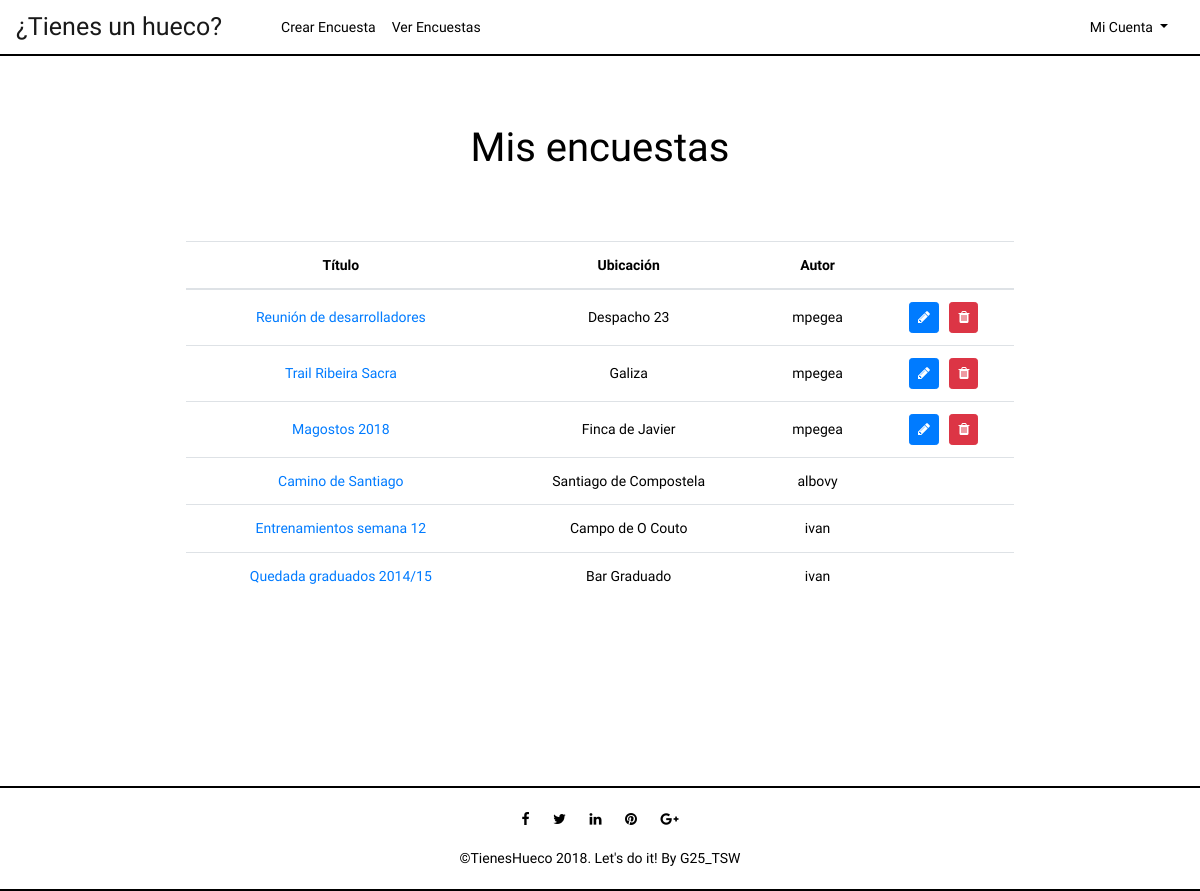
The app's page /index.php?controller=polls&action=index (signed in) with its own data.
### tables this page shows
CREATE TABLE IF NOT EXISTS POLL(
  id int AUTO_INCREMENT NOT NULL ,
  title varchar(225) NOT NULL,
  ubication varchar(225),
  author varchar(25) NOT NULL,
  link varchar(125) UNIQUE NOT NULL,
  PRIMARY KEY(id),
  FOREIGN KEY (author) REFERENCES USER (username) ON UPDATE CASCADE ON DELETE CASCADE
);

### core/ViewManager.php (called while the page is built, shortened)
<?php
class ViewManager {
	private $variables = array();
	public function setVariable($varname, $value, $flash=false) {
		$this->variables[$varname] = $value;
	}
	public function getVariable($varname, $default=NULL) {
		if (!isset($this->variables[$varname])) {
			return $default;
		}
		return $this->variables[$varname];
	}
	public function render($controller, $viewname) {
		include(__DIR__."/../view/$controller/$viewname.php");
	}
	private static $viewmanager_singleton = NULL;
	public static function getInstance() {
		if (self::$viewmanager_singleton == null) {
			self::$viewmanager_singleton = new ViewManager();
		}
		return self::$viewmanager_singleton;
	}
}

### controller/PollsController.php (called while the page is built, shortened)
<?php
require_once(__DIR__."/../model/Poll.php");
require_once(__DIR__."/../model/PollMapper.php");
require_once(__DIR__."/../model/User.php");
require_once(__DIR__."/../core/ViewManager.php");
class PollsController extends BaseController {
	private $pollMapper;
	public function __construct() {
		$this->pollMapper = new PollMapper();
	}
	public function index() {
		$polls = $this->pollMapper->findAll($_SESSION["currentuser"]);
		$this->view->setVariable("polls", $polls);
		$this->view->render("polls", "index");
	}
}

### index.php (called while the page is built, shortened)
<?php
function run() {
	try {
		$controller = loadController($_GET["controller"]);
		$actionName = $_GET["action"];
		$controller->$actionName();
	} catch(Exception $ex) {
		die("An exception occured!!!!!".$ex->getMessage());
	}
}
function loadController($controllerName) {
	return new $controllerClassName();
}
run();
?>

### core/I18n.php (called while the page is built, shortened)
<?php
class I18n {
	private $messages;
	public function setLanguage($language) {
		$this->messages = $i18n_messages;
	}
	public function i18n($key) {
		if (isset($this->messages[$key])){
			return $this->messages[$key];
		}else{
			return $key;
		}
	}
	private static $i18n_singleton = null;
	public static function getInstance() {
		if (self::$i18n_singleton == NULL) {
			self::$i18n_singleton = new I18n();
		}
		return self::$i18n_singleton;
	}
}
function i18n($key) {
	return I18n::getInstance()->i18n($key);
}

### model/Poll.php (called while the page is built, shortened)
<?php
class Poll {
	private $id;
	private $title;
	private $ubication;
	private $author;
	public function __construct($id=NULL, $title=NULL, $ubication=NULL, User $author=NULL, $link=NULL) {
		$this->id = $id;
		$this->title = $title;
		$this->ubication = $ubication;
		$this->author = $author;
	}
	public function getId() {
		return $this->id;
	}
	public function getTitle() {
		return $this->title;
	}
	public function getUbication() {
		return $this->ubication;
	}
	public function getAuthor() {
		return $this->author;
	}
}

### model/PollMapper.php (called while the page is built, shortened)
<?php
require_once(__DIR__."/../core/PDOConnection.php");
require_once(__DIR__."/../model/User.php");
require_once(__DIR__."/../model/Poll.php");
class PollMapper {
	private $db;
	public function __construct() {
		$this->db = PDOConnection::getInstance();
	}
	public function findAll($user) {
		$stmt = $this->db->query("SELECT DISTINCT poll.id, poll.title, poll.ubication, poll.author FROM poll, gap, user_selects_gap WHERE '$user' = poll.author OR user_selects_gap.username = '$user'");
		$polls_db = $stmt->fetchAll(PDO::FETCH_ASSOC);
		$polls = array();
		foreach ($polls_db as $poll) {
			$author = new User($poll["author"]);
			array_push($polls, new Poll($poll["id"], $poll["title"],  $poll["ubication"], $author));
		}
		return $polls;
	}
	 }

### core/PDOConnection.php (called while the page is built)
<?php
class PDOConnection {
	private static $dbhost = "127.0.0.1";
	private static $dbname = "tsw";
	private static $dbuser = "root";
	private static $dbpass = "";
	private static $db_singleton = null;
	public static function getInstance() {
		if (self::$db_singleton == null) {
			self::$db_singleton = new PDO(
			"mysql:host=".self::$dbhost.";dbname=".self::$dbname.";charset=utf8",
			self::$dbuser,
			self::$dbpass,
			array(
				PDO::ATTR_EMULATE_PREPARES => false,
				PDO::ATTR_ERRMODE => PDO::ERRMODE_EXCEPTION
			)
		);
	}
	return self::$db_singleton;
}
}
?>

### model/User.php (called while the page is built, shortened)
<?php
class User {
	private $username;
	public function __construct($username=NULL, $passwd=NULL) {
		$this->username = $username;
	}
	public function getUsername() {
		return $this->username;
	}
}

### view/polls/index.php (the view, shortened to what this page needs)
<?php
require_once(__DIR__."/../../core/ViewManager.php");
$view = ViewManager::getInstance();
$view->setVariable("title", i18n("My polls"));
$polls = $view->getVariable("polls");
$currentuser = $view->getVariable("currentusername");
?>
<div class="container">
    <div class="row center-row">
      <div class="col-lg-12 center-block">
			 <div id="subtitle">
         <h1><?= i18n("My polls")?></h1>
         </div>
           <div class="col-lg-12 center-block2">
            <table id="dataTable" class="table text-center">
               <thead>
                  <tr>
                     <th scope="col"><?= i18n("title")?></th>
                     <th scope="col"><?= i18n("ubication")?></th>
                     <th scope="col"><?= i18n("author")?></th>
                     <th scope="col"> </th>
							     </tr>
                   </thead>
                   <tbody>
                     <?php foreach ($polls as $poll): ?>
                       <tr>
                          <td>
                          <a href="index.php?controller=polls&action=view&poll= <?= $poll->getId() ?>"><?= htmlentities($poll->getTitle()) ?></a>
                          </td>
                          <td>
                            <?= htmlentities($poll->getUbication()) ?>
                          </td>
                          <td>
                            <?= htmlentities($poll->getAuthor()->getUsername()) ?>
                          </td>
                          <td>
                            <?php
                              if (isset($currentuser) && $currentuser == $poll->getAuthor()->getUsername()): ?>
                              <a href="index.php?controller=polls&action=edit&poll=<?= htmlentities($poll->getId())?>">
                                <span title="Edit" class="btn btn-primary btn-sm  fa fa-pencil"></a>&nbsp;&nbsp;
                                <i title="Delete" class="btn btn-danger btn-sm fa fa-trash" data-toggle="modal" data-target="#confirm-submit"></i>
                              <?php endif; ?>
                           </td>
                         </tr>
                       <?php endforeach; ?>
                     </tbody>
              </table>
           </div>
        </div>
    </div>
</div>

### styles/style.css (style rules this page uses)
body { font-family:'K2D','Open Sans', Arial, sans-serif; font-size:14px; font-weight:300; line-height:1.6em; color:#000; background-color:white; }
.container { margin: auto; }
.center-row { margin-left: auto; margin-right: auto; }
.center-block { float: none; background-color: white; margin-top: 3%; margin-bottom: 10%; margin-left: auto; margin-right: auto; border-radius: 5px; max-width: 80%; }
.center-block2 { margin: auto; margin-top: 5%; margin-bottom: 7%; overflow-x: auto; }
#subtitle { margin: auto; margin-top: 4%; font-size: 32px; text-align: center; margin-bottom: 8%; }
td { text-align: center; vertical-align: middle!important; }

### records on screen
poll: title "Reunión de desarrolladores", ubication "Despacho 23", author "mpegea"
poll: title "Trail Ribeira Sacra", ubication "Galiza", author "mpegea"
poll: title "Magostos 2018", ubication "Finca de Javier", author "mpegea"
poll: title "Camino de Santiago", ubication "Santiago de Compostela", author "albovy"
poll: title "Entrenamientos semana 12", ubication "Campo de O Couto", author "ivan"
poll: title "Quedada graduados 2014/15", ubication "Bar Graduado", author "ivan"

### other values on screen
i18n("¿Tienes un hueco?") "¿Tienes un hueco?"
i18n("AddPoll") "Crear Encuesta"
i18n("SeeMyPolls") "Ver Encuestas"
i18n("MyAccount") "Mi Cuenta"
i18n("My polls") "Mis encuestas"
i18n("title") "Título"
i18n("ubication") "Ubicación"
i18n("author") "Autor"
